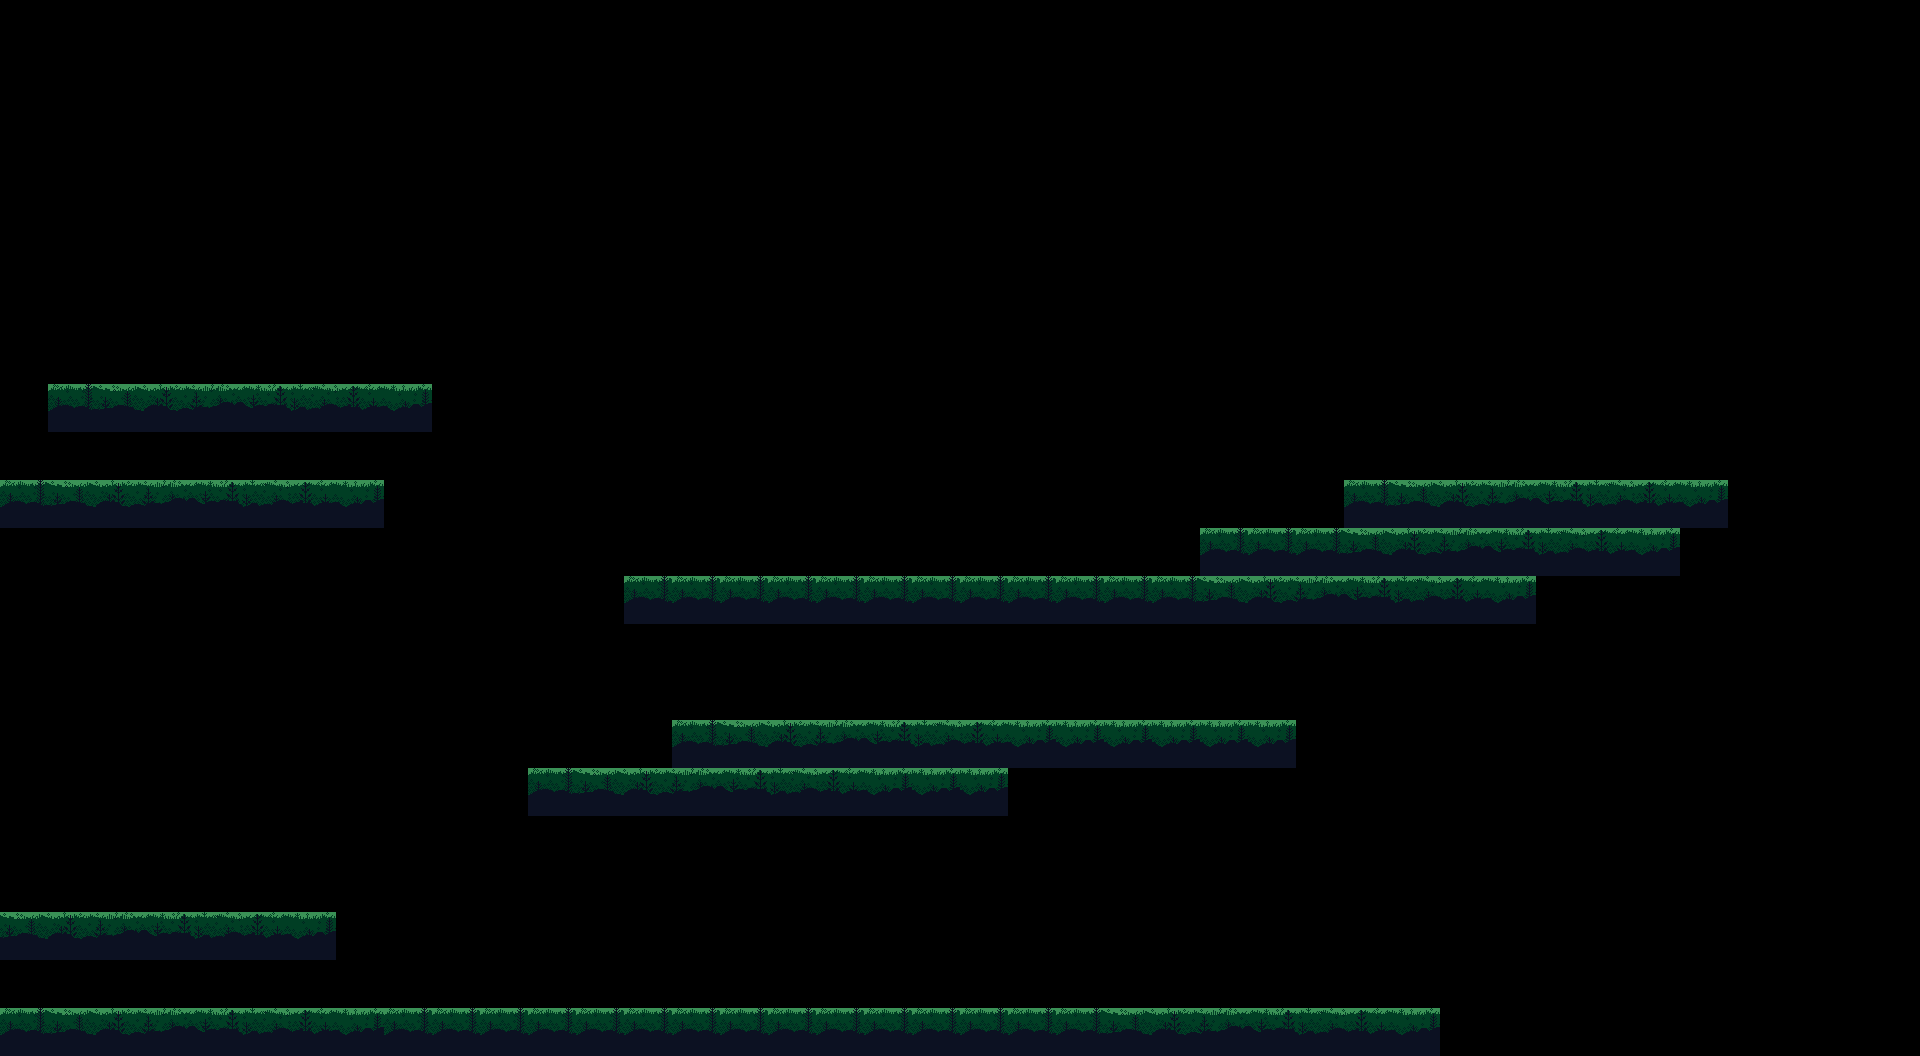

A level layout from a 2D game, rendered from its tile map. Below: a short description, then the map file with tile-grid data replaced by summaries:
An orthogonal 40x22 tile map with 48x48 px tiles, 1 tile layer (ts2).

<map version="1.9" tiledversion="1.9.2" orientation="orthogonal" renderorder="right-down" width="40" height="22" tilewidth="48" tileheight="48" infinite="0" nextlayerid="2" nextobjectid="1">
 <editorsettings>
  <export target="forest-temp-map.json" format="json" />
 </editorsettings>
 <tileset firstgid="1" name="ts1" tilewidth="48" tileheight="48" tilecount="16" columns="8">
  <properties>
   <property name="collides" type="bool" value="true" />
  </properties>
  <image source="forest-tiles-allx48cut.png" width="384" height="96" />
  <tile id="0">
   <properties>
    <property name="collides" type="bool" value="true" />
   </properties>
  </tile>
  <tile id="1">
   <properties>
    <property name="collides" type="bool" value="true" />
   </properties>
  </tile>
  <tile id="2">
   <properties>
    <property name="collides" type="bool" value="true" />
   </properties>
  </tile>
  <tile id="3">
   <properties>
    <property name="collides" type="bool" value="true" />
   </properties>
  </tile>
  <tile id="4">
   <properties>
    <property name="collides" type="bool" value="true" />
   </properties>
  </tile>
  <tile id="5">
   <properties>
    <property name="collides" type="bool" value="true" />
   </properties>
  </tile>
  <tile id="6">
   <properties>
    <property name="collides" type="bool" value="true" />
   </properties>
  </tile>
  <tile id="7">
   <properties>
    <property name="collides" type="bool" value="true" />
   </properties>
  </tile>
  <tile id="8">
   <properties>
    <property name="collides" type="bool" value="true" />
   </properties>
  </tile>
  <tile id="9">
   <properties>
    <property name="collides" type="bool" value="true" />
   </properties>
  </tile>
  <tile id="10">
   <properties>
    <property name="collides" type="bool" value="true" />
   </properties>
  </tile>
  <tile id="11">
   <properties>
    <property name="collides" type="bool" value="true" />
   </properties>
  </tile>
  <tile id="12">
   <properties>
    <property name="collides" type="bool" value="true" />
   </properties>
  </tile>
  <tile id="13">
   <properties>
    <property name="collides" type="bool" value="true" />
   </properties>
  </tile>
  <tile id="14">
   <properties>
    <property name="collides" type="bool" value="true" />
   </properties>
  </tile>
  <tile id="15">
   <properties>
    <property name="collides" type="bool" value="true" />
   </properties>
  </tile>
 </tileset>
 <layer id="1" name="ts2" width="40" height="22">
  <properties>
   <property name="collides" type="bool" value="true" />
  </properties>
  <data>[880 cells, 113 non-empty, 8 distinct tile ids]</data>
 </layer>
</map>